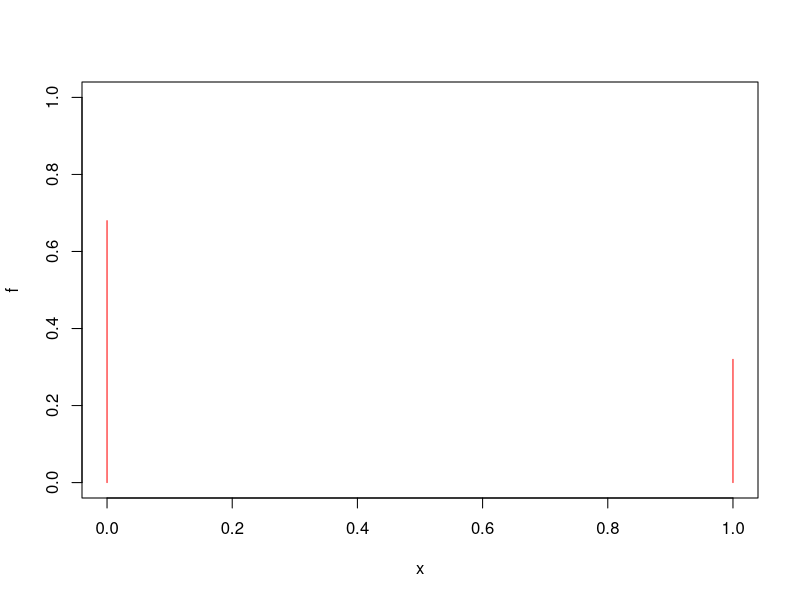
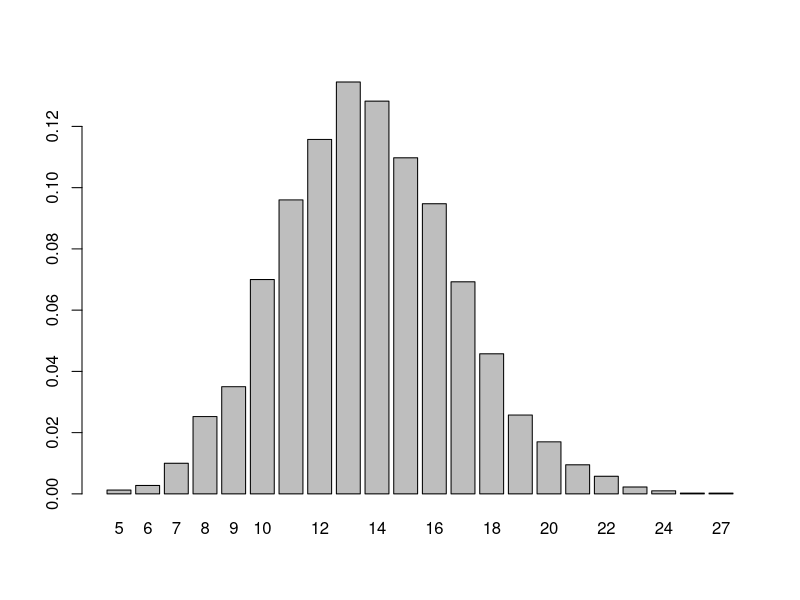
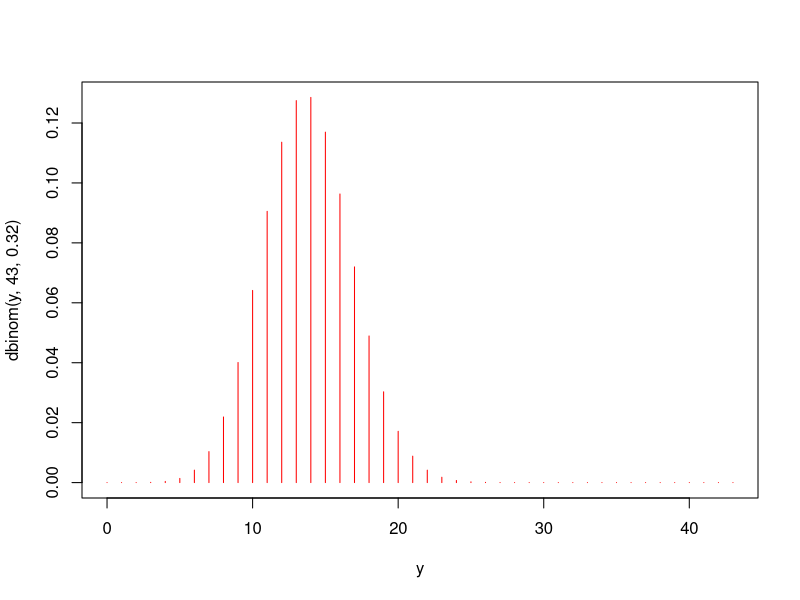
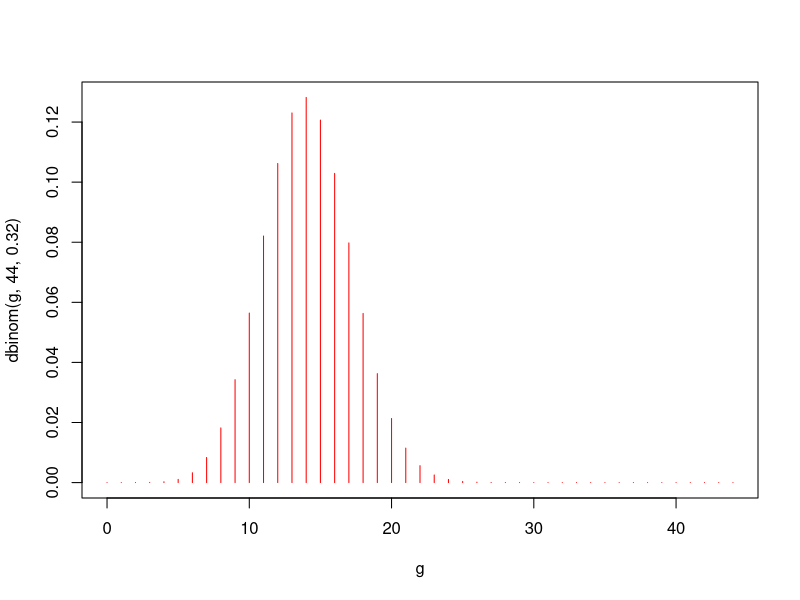
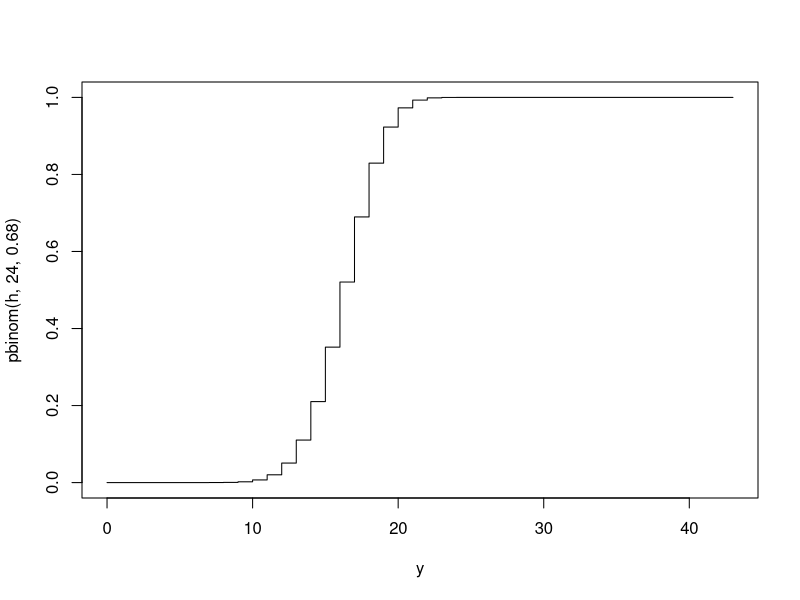

These charts were generated, in order, by the following R code:
#pregunta 1

x <- c(0,1)
f <- c(0.68,0.32)

plot(x, f, type="h", ylim=c(0,1),col="red")

# en una enquesta es fixa el numero de persones 43 persones, 
#quina es la prob de que 13 persones tinguin com a minim 13 televisors si la P = 0,32

# x = el num de 1 en els n enquestats 43
# vull la P(X=13) les perones que han dit que si que tenen +2

#T = (k1, k2,...k43) ensayo de bernoilli
# t = (1,0,1,1,0,0,1,0,1,0...) suma de t(i) = X els que m'han dit que si i que no

n <- 43
Y <-function(i){sum(sample(x, n, f, replace =TRUE))} #aixo agafa mo agafa un valor, es funcio
Y(i)# lhe de cridar ara si que agafa valor

encuestas <- sapply(1:4000, Y)
#grafic taula
fr <- table(encuestas)/4000
barplot(fr)
fr["13"]

# utilitzar formula on 13 es els que diuen que si, 43 son tots, o.32 es la prob de dir si
dbinom(13, 43, 0.32)
y <- 0:43
y
plot(y, dbinom(y,43, 0.32), type="h", col="red")
#ara em graficat els posibles resultats



# exemple si ara ensquestes a 17 persones i la enquesta es de 44
g <- 0:44
dbinom(17,44, 0.32)
plot(g, dbinom(g,44, 0.32), type="h", col="red")

#ara la probabili de que menys de 17 diguin que si

#funcio per calcular la prob de menys un num (sumar totes les binomials)
# pbinom es la F majuscula+ funcio de distibucio de probabilitat
# dbinom es la f(x) # funcio massa prob esta definida a punts

pbinom(16,44 ,0.32)

# la mitjana es F^-1(0.5)= xmed
#mediana
qbinom(0.5, 44, 0.32)

# per fer el primer quaril
qbinom(0.25, 44, 0.32)

# ara conto els que com a max tenen una tele P= 0.68 X= 1
# X=0 els que tenen coma  min 2 P = 0.32

####
24*0.68#mitja
24*0.68*0.32#variança
qbinom(0.25, 24, 0.68)#primer quartil

h <- 0:43
plot(y, pbinom(h, 24, 0.68), type="s") #aixo es F majuscula

#ultima pregunta
46*0.32 #pq hem tronat al primer exemple 
